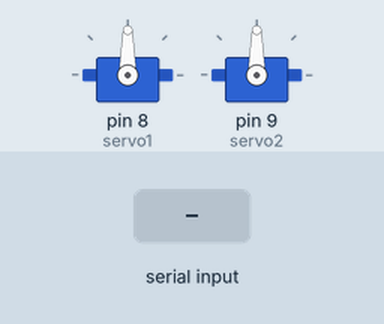
Recording of a sketch running on a simulated Arduino Uno, built with avr-gcc and run on an emulated ATmega328P. Shown: 2 × servo. The test bench sets the inputs (shaded band). What the sketch prints to the serial monitor is not drawn.

Above: at 2.2 s.
2.3 s: "L90\n" received over the second serial link
At 3.3 s:
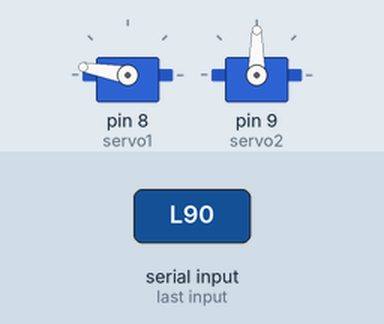
4.1 s: "90,45\n" received over the second serial link
At 4.34 s:
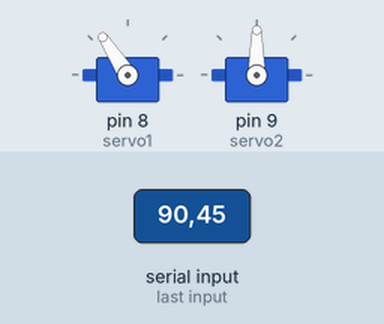
5.9 s: "R90\n" received over the second serial link
At 7.4 s:
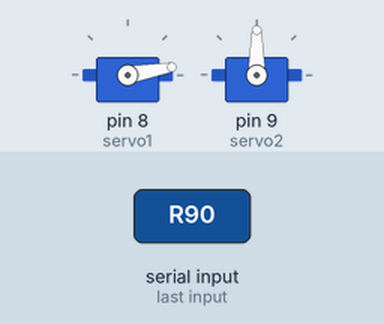
7.7 s: "30,150\n" received over the second serial link
Timing chart, 0 to 10.5 s (numbered marks = the images above; inputs shaded):
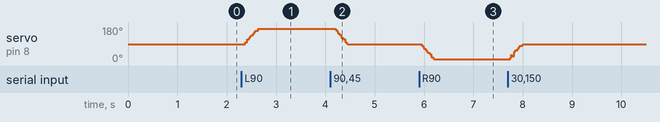

The sketch:

simulator.ino
```cpp
/*********************************************************************
 * INCLUDE DATA
 *********************************************************************/
#include <SoftwareSerial.h>
#include "init.h"
#include "function.h"
#include "setup.h"

/*********************************************************************
 * MAIN LOOP
 *********************************************************************/
String raw = "";
void loop() {
   // timing = millis();
   // baca data akselerasi dari sensor
   // SensorAccel = mpu.readNormalizeAccel();
   // hitung sudut kemiringan platform
   // sudutPlatform = getAngleRoll(SensorAccel.YAxis,SensorAccel.ZAxis);


    // MODE PLATFORM
    if( INPUTSERIAL ){ // MODE: READY
        if( mySerial.available() ){
            raw = mySerial.readStringUntil('\r\n');
            c = arah(raw);
            spd = Speed(raw);
            stir = Wheel(raw);
        }

    Serial.print(c);
    Serial.print(spd);
    Serial.println(stir);

    tmpRoda = constrain(stir, minRoda, maxRoda);
    tmpSpeed = constrain(spd, minSpeed, maxSpeed);

    platformRoll = FindAngle(tmpSpeed,tmpRoda);
    Serial.print("  PlatformRoll = "); Serial.print(platformRoll);
    //platformRoll  = 0;
    if (c=='L') platformRoll = -80;
    else if (c=='R') platformRoll = 80;
    Serial.print("  PlatformRoll = "); Serial.println(platformRoll);

    if ( platformRoll > 0 ) dataServo1 = map(platformRoll,midSudutRoll,defaultMax,midServo1,minServo1);
    else if ( platformRoll < 0 ) dataServo1 = map(platformRoll,midSudutRoll,defaultMin,midServo1,maxServo1);
    else dataServo1 = midServo1;

    if ( timing - speed_timing > 1000 ){
        dataServo2 = map(tmpSpeed,minSpeed,maxSpeed,midServo2,minServo2);
        speedServo2 = 255;

        float selisihSpeed = tmpSpeed-lastSpeed;

        if( selisihSpeed > 0 ) if( selisihSpeed > 20 ) dataServo2 = minServo2;
        else if(selisihSpeed < 0) if( selisihSpeed < -20 ) dataServo2 = maxServo2;
        else speedServo2 = 50;

        lastSpeed = tmpSpeed;
        speed_timing = millis();
    }

    servo1.write(dataServo1,speedServo1);
    servo2.write(dataServo2,speedServo2);

    Serial.print("arah: "); Serial.print(c);
    Serial.print("  SudutRoda: "); Serial.print(tmpRoda);
    Serial.print("  Speed: "); Serial.print(tmpSpeed);
    Serial.print("  Sudut: "); Serial.print(platformRoll);
    Serial.print("  SudutPlatform: "); Serial.print(sudutPlatform);
    Serial.print("  Servo1: "); Serial.print(dataServo1);
    Serial.print("  Servo2: "); Serial.println(dataServo2);


    } else { // MODE: CALIBRATION

    }
}
```

function.h
```cpp
#include <Arduino.h>

/*********************************************************************
 * konversi dari radian ke derajat
 * sebab pada arduino, output fungsi atan() adalah radian
 *********************************************************************/
float toDegree(float radian){
    return (radian * 180 / PI);
}

/*********************************************************************
 * konversi dari derajat ke radian
 * sebab pada arduino fungsi tan() inputnya adalah radian (bukan derajat)
 *********************************************************************/
float toRadian(float derajat){
    return (derajat * PI / 180);
}

/*********************************************************************
 * menghitung jari-jari dengan Ackerman Steering Geometry
 * R = jarak_ban / tan(sudut_roda), sudut roda dalam derajat
 *********************************************************************/
float FindR(float sudut_roda){
    return (JARAK_BAN / tan( toRadian(sudut_roda) ));
}

/*********************************************************************
 * menghitung kemiringan berdasarkan kecepatan & sudut roda
 * kecepatan dalam km/jam, sudut roda dalam derajat
 *********************************************************************/
float FindAngle(float kecepatan, float sudut_roda){
    // konversi kecepatan menjadi m/s
    kecepatan = kecepatan * 1000/3600;
    // hitung jari2
    float R = FindR(sudut_roda);
    // hitung sudut (dalam radian)
    float radian = atan( pow(kecepatan,2) / (GRAVITASI * R) );
    // konversi ke derajat
    return toDegree(radian);
}

/*********************************************************************
 * sudut kemiringan kiri atau kanan
 *********************************************************************/
float getAngleRoll( float x, float z ){
    return (atan2(x,z)*180.0)/M_PI;
}

/*********************************************************************
 *
 *********************************************************************/
float getAnglePitch(float x, float y, float z){
    return -(atan2(x, sqrt(y*y + z*z))*180.0)/M_PI;
}

/*********************************************************************
 *
 *********************************************************************/
void KalibrasiServo1(){
    Serial.println();
    Serial.println("Sudut Min: ");
    for( int i=30; i>=0; i-=2 ){
        // turunkan tuas servo untuk mendapatkan sudut minimal
        servo1.write(i);
        delay(1000);
        // baca akeselerasi dr sersor yg sudah dinormalisasi
        SensorAccel = mpu.readNormalizeAccel();
        // hitung sudut kemiringan kekiri/kanan
        float sudut = getAngleRoll(SensorAccel.YAxis,SensorAccel.ZAxis);
        if( abs(sudut) > abs(minSudutRoll) ){
            minSudutRoll = sudut;
            minServo1 = i;
        }
        Serial.print(i); Serial.print(" => "); Serial.println(sudut);
    }
    // naikkan tuas servo untuk mendapatkan sudut max
    Serial.println();
    Serial.println("Sudut Max: ");
    for( int i=150; i<=180; i+=2 ){
        // turunkan tuas servo untuk mendapatkan sudut minimal
        servo1.write(i);
        delay(1000);
        // baca akeselerasi dr sersor yg sudah dinormalisasi
        SensorAccel = mpu.readNormalizeAccel();
        // hitung sudut kemiringan kekiri/kanan
        float sudut = getAngleRoll(SensorAccel.YAxis,SensorAccel.ZAxis);
        if( abs(sudut) > abs(maxSudutRoll) ){
            maxSudutRoll = sudut;
            maxServo1 = i;
        }
        Serial.print(i); Serial.print(" => "); Serial.println(sudut);
    }
    //untuk keperluan mengoreksi kesalahan jika perlu
    stepCorrection1 = abs((maxServo1-minServo1)/(maxSudutRoll-minSudutRoll));
    // ke kondisi normal, mencari titik sejajar platform, sudut = 0;
    Serial.println();
    Serial.println("Sudut Mid: ");
    boolean done = false;
    float selisih = 0;
    // proses pencarian sudut sejajar
    while( !done ){
        servo1.write(midServo1);
        delay(1000);
        // baca akeselerasi dr sersor yg sudah dinormalisasi
        SensorAccel = mpu.readNormalizeAccel();
        // hitung sudut kemiringan kekiri/kanan
        midSudutRoll  = getAngleRoll(SensorAccel.YAxis,SensorAccel.ZAxis);
        // selisih
        selisih = 0 + midSudutRoll;
        if( abs(selisih) < MIN_ERROR ){
            done = true;
        } else {
            midServo1 += ((selisih * stepCorrection1)/2) * -1;
        }
        Serial.print(midServo1); Serial.print(" => "); Serial.println(midSudutRoll);
    }
    Serial.println();
    Serial.print(F("Sudut Minimum : "));
    Serial.println(minServo1);
    Serial.print(F("Sudut Midle : "));
    Serial.println(midServo1);
    Serial.print(F("Sudut Maximum : "));
    Serial.println(maxServo1);
}

/*********************************************************************
 *
 *********************************************************************/
void KalibrasiServo2(){
    Serial.println();
    Serial.println("Sudut Min: ");
    float minServo2_tmp = minServo2;
    for( int i=30; i>=0; i-=2 ){
        // turunkan tuas servo untuk mendapatkan sudut minimal
        servo2.write(i);
        delay(1000);
        // baca akeselerasi dr sersor yg sudah dinormalisasi
        SensorAccel = mpu.readNormalizeAccel();
        // hitung sudut kemiringan kekiri/kanan
        float sudut = getAnglePitch(SensorAccel.XAxis,SensorAccel.YAxis,SensorAccel.ZAxis);
        if( abs(sudut) > abs(minSudutPitch) ){
            minSudutPitch = sudut;
            minServo2 = i;
        }
        Serial.print(i); Serial.print(" => "); Serial.println(sudut);
    }
    // naikkan tuas servo untuk mendapatkan sudut maksimal
    Serial.println();
    Serial.println("Sudut Max: ");
    float maxServo2_tmp = maxServo2;
    for( int i=150; i<=180; i+=2 ){
        // turunkan tuas servo untuk mendapatkan sudut minimal
        servo2.write(i);
        delay(1000);
        // baca akeselerasi dr sersor yg sudah dinormalisasi
        SensorAccel = mpu.readNormalizeAccel();
        // hitung sudut kemiringan kekiri/kanan
        float sudut = getAnglePitch(SensorAccel.XAxis,SensorAccel.YAxis,SensorAccel.ZAxis);
        if( abs(sudut) > abs(maxSudutPitch) ){
            maxSudutPitch = sudut;
            maxServo2 = i;
        }
        Serial.print(i); Serial.print(" => "); Serial.println(sudut);
    }
    //untuk keperluan mengoreksi kesalahan jika perlu
    stepCorrection2 = abs((maxServo2-minServo2)/(maxSudutPitch-minSudutPitch));
    // ke kondisi normal, mencari titik sejajar platform, sudut = 0;
    Serial.println();
    Serial.println("Sudut Mid: ");
    boolean done = false;
    float selisih = 0;
    // proses pencarian sudut sejajar
    while( !done ){
        servo2.write(midServo2);
        delay(1000);
        // baca akeselerasi dr sersor yg sudah dinormalisasi
        SensorAccel = mpu.readNormalizeAccel();
        // hitung sudut kemiringan kekiri/kanan
        midSudutPitch = getAnglePitch(SensorAccel.XAxis,SensorAccel.YAxis,SensorAccel.ZAxis);
        // selisih
        selisih = 0 + midSudutPitch;
        if( abs(selisih) < MIN_ERROR ){
            done = true;
        } else {
            midServo2 += ((selisih * stepCorrection2)/2) * -1;
        }
        Serial.print(midServo2); Serial.print(" => "); Serial.println(midSudutPitch);
    }
    Serial.println();
    Serial.print(F("Sudut Minimum : "));
    Serial.println(minServo2);
    Serial.print(F("Sudut Midle : "));
    Serial.println(midServo2);
    Serial.print(F("Sudut Maximum : "));
    Serial.println(maxServo2);

}

/*********************************************************************
 * PARSING DIRECTION
 *********************************************************************/
char arah(String raw) {
    return raw.charAt(0);
}

/*********************************************************************
 * PARSING SPEED
 *********************************************************************/
int Speed(String raw) {
    String string = String(raw.charAt(1)) + (raw.charAt(2)) + (raw.charAt(3));
    return string.toInt();
}

/*********************************************************************
 * PARSING WHEEL
 *********************************************************************/
int Wheel(String raw) {
    String string = String(raw.charAt(4)) + (raw.charAt(5)) + (raw.charAt(6));
    return string.toInt();
}

/*********************************************************************
 * TUNNING WITH POTENSIO
 *********************************************************************/
void tunningPotensio(){
    // baca data speed dan sudut roda dari potensio
    // potensio dengan 20 sampel
    accumSpeed = 0;
    accumRoda = 0;
    for( byte i=0; i<maxSampel; i++ ){
        accumSpeed += analogRead(PIN_SPEED);
        accumRoda += analogRead(PIN_RODA);
    }
    dataSpeed = accumSpeed / maxSampel;
    dataRoda  = accumRoda / maxSampel;
    // konversi data dari potensio menjadi sudut dan kecepatan
    tmpRoda  = map(dataRoda, 0, 1023, minRoda, maxRoda);
    tmpSpeed = map(dataSpeed, 0, 1023, minSpeed, maxSpeed);

    // -------------------
    // Proses kanan kiri
    // -------------------
    tmpRoda = constrain(tmpRoda, minRoda, maxRoda);
    tmpSpeed = constrain(tmpSpeed, minSpeed, maxSpeed);
    // hitung sudut kemiringan berdasarkan rumus
    // yang sudah ditentukan
    platformRoll = FindAngle(tmpSpeed,tmpRoda);
    if( platformRoll > 0 ){
        dataServo1 = map(platformRoll,midSudutRoll,defaultMax,midServo1,minServo1);
    } else if( platformRoll < 0 ){
        dataServo1 = map(platformRoll,midSudutRoll,defaultMin,midServo1,maxServo1);
    } else {
        dataServo1 = midServo1;
    }
    // -------------------
    // Proses Speed / Rem
    // -------------------
    if( timing - speed_timing > 1000 ){
        dataServo2 = map(tmpSpeed,minSpeed,maxSpeed,midServo2,minServo2);
        speedServo2 = 255;
        float selisihSpeed = tmpSpeed-lastSpeed;
        if( selisihSpeed > 0 ){
            if( selisihSpeed > 20 ) dataServo2 = minServo2;
        } else if(selisihSpeed < 0) {
            if( selisihSpeed < -20 ) dataServo2 = maxServo2;
        } else {
            speedServo2 = 50;
        }
        lastSpeed = tmpSpeed;
        speed_timing = millis();
    }
    servo1.write(dataServo1,speedServo1);
    servo2.write(dataServo2,speedServo2);
    // Output
    Serial.print("SudutRoda: ");
    Serial.print(tmpRoda);
    Serial.print("  Speed: ");
    Serial.print(tmpSpeed);
    Serial.print("  Sudut: ");
    Serial.print(platformRoll);
    Serial.print("  SudutPlatform = ");
    Serial.print(sudutPlatform);
    Serial.print("  Servo1 = ");
    Serial.print(dataServo1);
    Serial.print("  Servo2 = ");
    Serial.print(dataServo2);
    Serial.println();
}

/*********************************************************************
 * SETUP SERVO
 *********************************************************************/
void setupServo(){
    // koneksi ke mpu
    while(!mpu.begin(MPU6050_SCALE_2000DPS, MPU6050_RANGE_2G)){
        Serial.println("Could not find a valid MPU6050 sensor, check wiring!");
        delay(500);
    }

    // show info
    Serial.println();
    Serial.println();
    Serial.println(F("============================================"));
    Serial.println(F("Perbandingan Sudut Servo => Sudut Platform"));
    Serial.println(F("============================================"));
    // mencari hubungan perbandigan antara
    // sudut aktual dan sudut servo samping
    // ------------------------------------
    // ------------------------------------
    // kalibrasi servo 1
    // ------------------------------------
    // ------------------------------------
    KalibrasiServo1();
    // sudut minimum servo
    servo1.write(minServo1);
    delay(2000);
    // baca akeselerasi dr sersor yg sudah dinormalisasi
    SensorAccel = mpu.readNormalizeAccel();
    // hitung sudut kemiringan kekiri/kanan
    minSudutRoll = getAngleRoll(SensorAccel.YAxis,SensorAccel.ZAxis);
    Serial.print(F("Sudut Min : "));
    Serial.print(minServo1);
    Serial.print(F(" => "));
    Serial.println(minSudutRoll);
    // sudut 0 derajat servo
    servo1.write(midServo1);
    delay(2000);
    // baca akeselerasi dr sersor yg sudah dinormalisasi
    SensorAccel = mpu.readNormalizeAccel();
    // hitung sudut kemiringan kekiri/kanan
    midSudutRoll = getAngleRoll(SensorAccel.YAxis,SensorAccel.ZAxis);
    Serial.print(F("Sudut Mid : "));
    Serial.print(midServo1);
    Serial.print(F(" => "));
    Serial.println(midSudutRoll);
    // sudut maksimum servo
    servo1.write(maxServo1);
    delay(2000);
    // baca akeselerasi dr sersor yg sudah dinormalisasi
    SensorAccel = mpu.readNormalizeAccel();
    // hitung sudut kemiringan kekiri/kanan
    maxSudutRoll = getAngleRoll(SensorAccel.YAxis,SensorAccel.ZAxis);
    Serial.print(F("Sudut Max : "));
    Serial.print(maxServo1);
    Serial.print(F(" => "));
    Serial.println(maxSudutRoll);
    servo1.write(midServo1);
    //Serial.print(F("Step Correction1 : "));
    //Serial.println(stepCorrection1);
    // ------------------------------------
    // ------------------------------------
    // kalibrasi servo 2
    // ------------------------------------
    // ------------------------------------
    KalibrasiServo2();
    // turunkan tuas servo untuk mendapatkan sudut minimal
    servo2.write(minServo2);
    delay(2000);
    // baca akeselerasi dr sersor yg sudah dinormalisasi
    SensorAccel = mpu.readNormalizeAccel();
    // hitung sudut kemiringan kekiri/kanan
    minSudutPitch = getAnglePitch(SensorAccel.XAxis,SensorAccel.YAxis,SensorAccel.ZAxis);
    Serial.print(F("Sudut Min : "));
    Serial.print(minServo2);
    Serial.print(F(" => "));
    Serial.println(minSudutPitch);
    // sesuaikan untuk sudut 0
    servo2.write(midServo2);
    delay(2000);
    // baca akeselerasi dr sersor yg sudah dinormalisasi
    SensorAccel = mpu.readNormalizeAccel();
    // hitung sudut kemiringan kekiri/kanan
    midSudutPitch = getAnglePitch(SensorAccel.XAxis,SensorAccel.YAxis,SensorAccel.ZAxis);
    Serial.print(F("Sudut Mid : "));
    Serial.print(midServo2);
    Serial.print(F(" => "));
    Serial.println(midSudutPitch);
    // sesuaikan untuk sudut maksimal
    servo2.write(maxServo2);
    delay(2000);
    // baca akeselerasi dr sersor yg sudah dinormalisasi
    SensorAccel = mpu.readNormalizeAccel();
    // hitung sudut kemiringan kekiri/kanan
    maxSudutPitch = getAnglePitch(SensorAccel.XAxis,SensorAccel.YAxis,SensorAccel.ZAxis);
    Serial.print(F("Sudut Max : "));
    Serial.print(maxServo2);
    Serial.print(F(" => "));
    Serial.println(maxSudutPitch);
    //Serial.print(F("Step Correction2 : "));
    //Serial.println(stepCorrection2);
    servo2.write(midServo2);
    delay(1000);
}
```

setup.h
```cpp
#include <Arduino.h>
SoftwareSerial mySerial(11, 12); // RX, TX

void setup() {
    pinMode(PIN_RODA,INPUT);
    pinMode(PIN_SPEED,INPUT);
    Serial.begin(19200);
    while( !Serial );
    mySerial.begin(19200);
    servo1.attach(8);
    servo2.attach(9);
    delay(1000);
}
```

Source omitted: init.h (2151 bytes)

Measured:
- after the input at 2.3 s, servo on pin 8 (servo1): moves from 90° to 170° over 0.26 s, starting after 0.08 s
- after the input at 4.1 s, servo on pin 8 (servo1): moves from 170° to 90° over 0.25 s, starting after 0.11 s
- after the input at 5.9 s, servo on pin 8 (servo1): moves from 90° to 10° over 0.25 s, starting after 0.06 s
